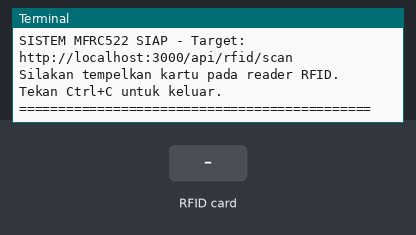
The program below on a simulated Raspberry Pi (header pin numbers). Parts: the last lines printed to the terminal. The test bench sets the inputs (shaded band). The RFID card's data blocks start empty; web requests get an empty 200 reply after 0.4 s; the clock reads 2024-03-15 10:24:30 at power-on unless the program sets it.

Above: at 1.2 s.
1.3 s: RFID card 5E 7A 19 C4 held to the reader
At 1.58 s:
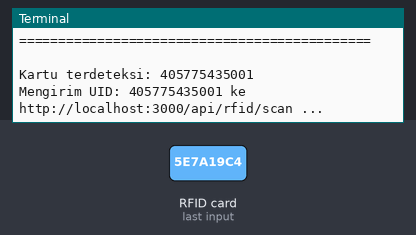
At 2.4 s:
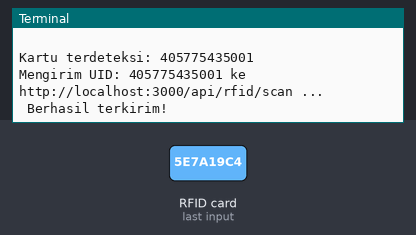

Measured:
- after the input at 1.3 s, the terminal: prints a new line at once (image 1)

The program:

rfid_sender.py
```python
import requests
import time
import sys

# Konfigurasi URL Lokal.
# Jika website berjalan di Raspberry Pi yang sama, gunakan localhost.
# Jika website berjalan di laptop dalam jaringan WiFi yang sama, ganti IP_LAYANAN_LOCAL
# dengan IP Laptop Anda (contoh: 192.168.1.10)
# Pastikan menggunakan format http://...:3000
API_URL = "http://localhost:3000/api/rfid/scan"

def send_rfid_scan(uid):
    """Fungsi untuk mengirim UID Kartu RFID ke server aplikasi Kios lokal"""
    print(f"Mengirim UID: {uid} ke {API_URL} ...")
    try:
        response = requests.post(API_URL, json={"uid": str(uid)}, timeout=5)
        if response.status_code == 200:
            print(" Berhasil terkirim!")
        else:
            print(f" Gagal: {response.text}")
    except Exception as e:
        print(f" Error koneksi: {e} - Pastikan server menyala di {API_URL}")

# ==========================================================
# RASPBERRY PI HARDWARE MODE (MFRC522 SPI)
# ==========================================================
# Pastikan library terinstall:
# pip3 install mfrc522 RPi.GPIO requests

def start_hardware_scanner():
    try:
        import RPi.GPIO as GPIO
        from mfrc522 import SimpleMFRC522
    except ImportError:
        print("Library RPi.GPIO atau mfrc522 tidak ditemukan.")
        print("Jalankan: pip3 install mfrc522 RPi.GPIO")
        sys.exit(1)

    reader = SimpleMFRC522()
    print('=============================================')
    print(f'SISTEM MFRC522 SIAP - Target: {API_URL}')
    print('Silakan tempelkan kartu pada reader RFID.')
    print('Tekan Ctrl+C untuk keluar.')
    print('=============================================')

    try:
        last_id = None
        last_time = 0
        while True:
            # Membaca id kartu
            id, text = reader.read()
            current_time = time.time()

            # Debouncing untuk mencegah kirim berulang-ulang dari tap yang sama
            if id != last_id or (current_time - last_time) > 3.0:
                print(f"\nKartu terdeteksi: {id}")
                send_rfid_scan(str(id))
                last_id = id
                last_time = current_time

            time.sleep(0.5)

    except KeyboardInterrupt:
        print("\nKeluar dari program.")
    finally:
        GPIO.cleanup()

if __name__ == "__main__":
    start_hardware_scanner()
```
